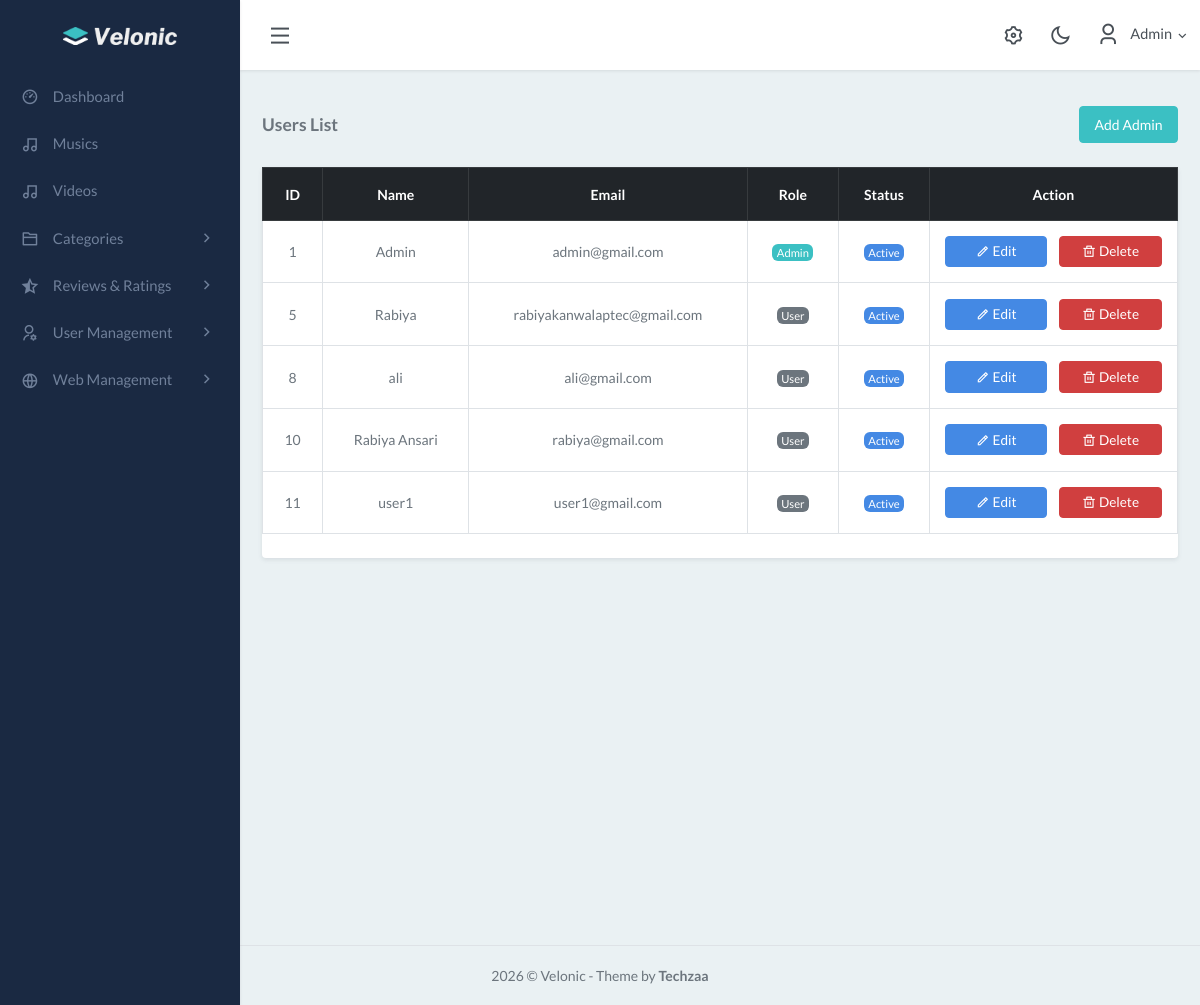
Before: /admin/users.php (signed in) with the older database file.
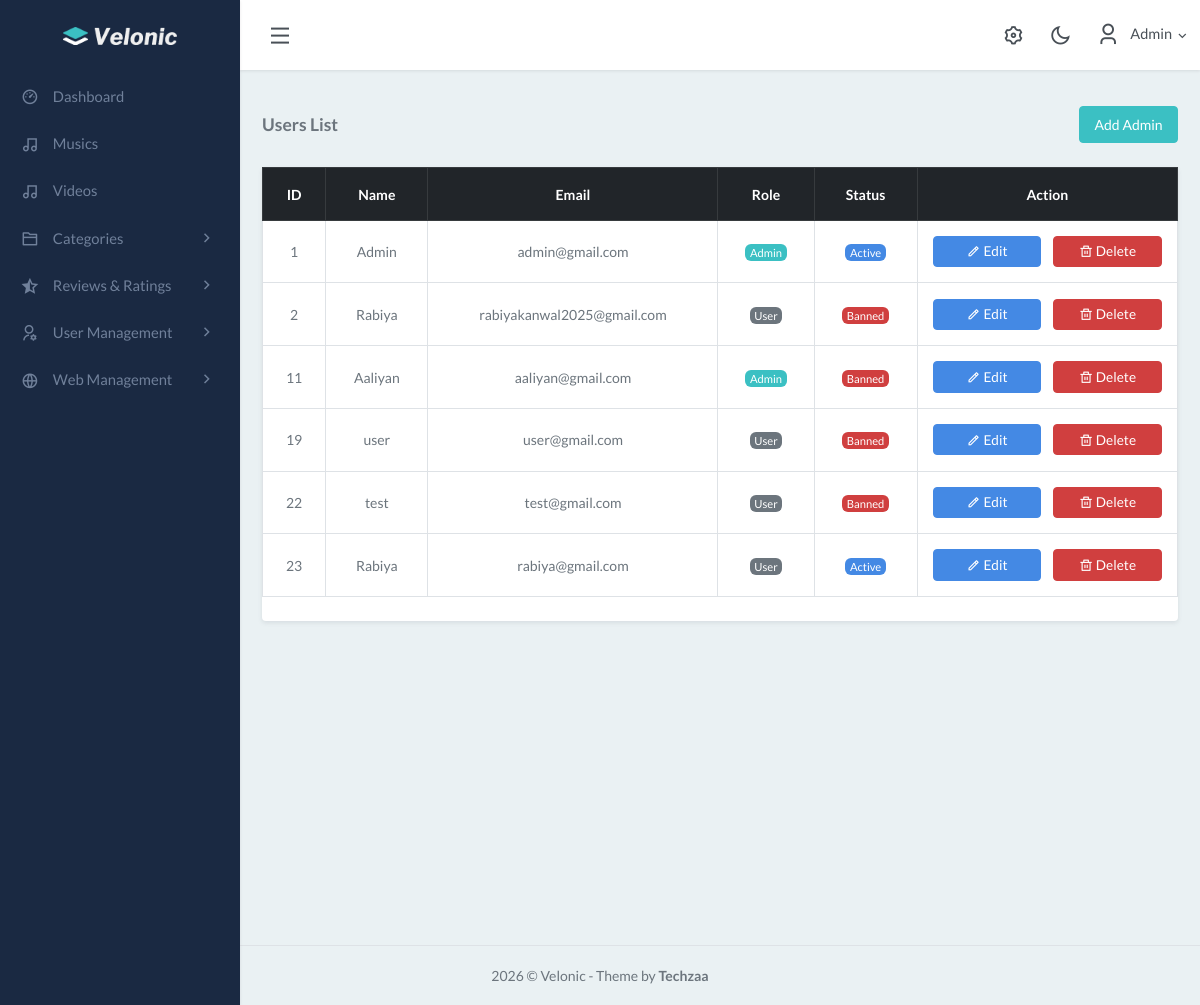
After: the same page with the newer database file.
### tables this page shows
CREATE TABLE `users` (
  `id` int(11) NOT NULL,
  `name` varchar(100) DEFAULT NULL,
  `email` varchar(100) DEFAULT NULL,
  `password` varchar(255) DEFAULT NULL,
  `role` enum('admin','user') DEFAULT 'user',
  `status` tinyint(1) DEFAULT 0
);

### admin/users.php (the view, shortened to what the changed rows need)
<?php
include '../config/db_connection.php';
$sql = "SELECT id, name, email, role, status
        FROM users
        ORDER BY id ASC";
$users = mysqli_query($con, $sql);
?>
<?php include "./base/header.php"; ?>
<div class="content-page">
    <div class="content">
        <div class="container-fluid mt-4">
            <div class="card shadow-sm border-0">
                <div class="card-body p-0">
                    <div class="table-responsive">
                        <table class="table table-hover table-bordered text-center align-middle justify-content-center">
                            <thead class="table-dark">
                                <tr>
                                    <th>ID</th>
                                    <th>Name</th>
                                    <th class="text-nowrap">Email</th>
                                    <th>Role</th>
                                    <th>Status</th>
                                    <th class="text-nowrap">Action</th>
                                </tr>
                            </thead>
                            <tbody>
                                <?php while ($row = mysqli_fetch_assoc($users)): ?>
                                    <tr>
                                        <td><?= $row['id']; ?></td>
                                        <td><?= htmlspecialchars($row['name']); ?></td>
                                        <td class="text-nowrap"><?= htmlspecialchars($row['email']); ?></td>
                                        <td>
                                            <?php
                                            $role = strtolower($row['role']);
                                            if ($role === 'admin') {
                                                echo '<span class="badge bg-primary">Admin</span>';
                                            } elseif ($role === 'editor') {
                                                echo '<span class="badge bg-warning text-dark">Editor</span>';
                                            } else {
                                                echo '<span class="badge bg-secondary">User</span>';
                                            }
                                            ?>
                                        </td>
                                        <td>
                                            <?php if ($row['status'] == 1): ?>
                                                <span class="badge bg-danger">Banned</span>
                                            <?php else: ?>
                                                <span class="badge bg-success">Active</span>
                                            <?php endif; ?>
                                        </td>
                                        <td>
                                            <div class="d-flex flex-column flex-sm-row gap-2 justify-content-center">
                                                <a href="edit_user.php?id=<?= $row['id']; ?>"
                                                    class="btn btn-success btn-sm w-100">
                                                    <i class="ri-pencil-line"></i> Edit
                                                </a>
                                                <a href="delete_user.php?id=<?= $row['id']; ?>"
                                                    class="btn btn-danger btn-sm w-100"
                                                    onclick="return confirm('Are you sure you want to delete this user?');">
                                                    <i class="ri-delete-bin-line"></i> Delete
                                                </a>
                                            </div>
                                        </td>
                                    </tr>
                                <?php endwhile; ?>
                            </tbody>
                        </table>
                    </div>
                </div>
            </div>
        </div>
    </div>
</div>
<?php include "./base/footer.php"; ?>

### admin/base/header.php (shortened to what the changed rows need)
<?php
include __DIR__ . '/../../config/db_connection.php';
$admin_id = (int) $_SESSION['user_id'];
$admin_name = "";
$stmt = mysqli_prepare($con, "SELECT name FROM users WHERE id = ?");
mysqli_stmt_bind_param($stmt, "i", $admin_id);
mysqli_stmt_execute($stmt);
$result = mysqli_stmt_get_result($stmt);
if ($row = mysqli_fetch_assoc($result)) {
    $admin_name = htmlspecialchars($row['name']);
} else {
    session_destroy();
    header("Location: /sound/login.php");
    exit;
}
?>
<!DOCTYPE html>
<html lang="en">
<head>
    <link rel="stylesheet" href="/sound/admin/css/daterangepicker.css">
    <link rel="stylesheet" href="/sound/admin/css/jquery.vectormap/jquery-jvectormap-1.2.2.css">
    <link href="https://cdn.jsdelivr.net/npm/sweetalert2@11/dist/sweetalert2.min.css" rel="stylesheet">
    <link href="/sound/admin/css/app.min.css" rel="stylesheet" type="text/css" id="app-style" />
    <link href="/sound/admin/css/icons.min.css" rel="stylesheet" type="text/css" />
    <link rel="stylesheet" href="https://cdnjs.cloudflare.com/ajax/libs/remixicon/4.6.0/remixicon.css"
 />
    <link rel="stylesheet" href="https://cdnjs.cloudflare.com/ajax/libs/remixicon/4.6.0/remixicon.min.css"
 />
</head>
<body>
    <div class="wrapper">
        <div class="navbar-custom">
            <div class="topbar container-fluid">
                <ul class="topbar-menu d-flex align-items-center gap-3">
                    <li class="dropdown">
                        <a class="nav-link dropdown-toggle arrow-none nav-user" data-bs-toggle="dropdown" href="#"
                            role="button" aria-haspopup="false" aria-expanded="false">
                            <span class="d-lg-block d-none">
                                <h5 class="my-0 fw-normal">
                                    <?= $admin_name ?>
                                    <i class="ri-arrow-down-s-line d-none d-sm-inline-block align-middle"></i>
                                </h5>
                            </span>
                        </a>
                    </li>
                </ul>
            </div>
        </div>

Changed rows visible on the page:
removed users: id "5", name "Rabiya", email "rabiyakanwalaptec@gmail.com", role "User", status "Active"
removed users: id "8", name "ali", email "ali@gmail.com", role "User", status "Active"
removed users: id "10", name "Rabiya Ansari", email "rabiya@gmail.com", role "User", status "Active"
added users: id "2", name "Rabiya", email "rabiyakanwal2025@gmail.com", role "User", status "Banned"
changed users id 11: name "user1" → "Aaliyan"; email "user1@gmail.com" → "aaliyan@gmail.com"; role "User" → "Admin"; status "Active" → "Banned"
added users: id "19", name "user", email "user@gmail.com", role "User", status "Banned"
added users: id "22", name "test", email "test@gmail.com", role "User", status "Banned"
added users: id "23", name "Rabiya", email "rabiya@gmail.com", role "User", status "Active"
